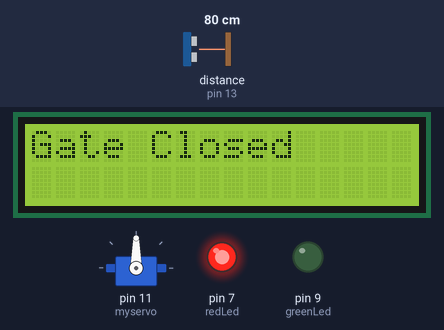
The sketch below on a simulated Arduino Uno, built with avr-gcc and run on an emulated ATmega328P. On the bench: servo, 16×2 character LCD, output pins drawn as LEDs (lit = HIGH). Inputs (shaded band) come from the test bench; at power-on: distance to the obstacle (sensor on pin 13) 80 cm. The echo pulse lasts 58.3 µs per cm; pins used as bus, display or sensor lines are not drawn.

Above: at 1.2 s.
1.3 s: distance to the obstacle (sensor on pin 13) set to 95 cm
15.3 s: distance to the obstacle (sensor on pin 13) set to 105 cm
At 20.09 s:
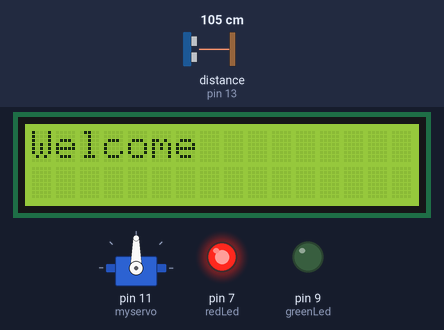
26.5 s: distance to the obstacle (sensor on pin 13) set to 2 cm
At 31.5 s:
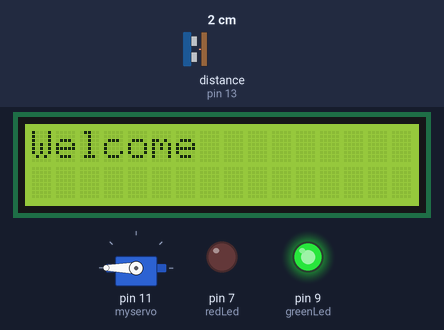
40.5 s: distance to the obstacle (sensor on pin 13) set to 120 cm
At 45.8 s:
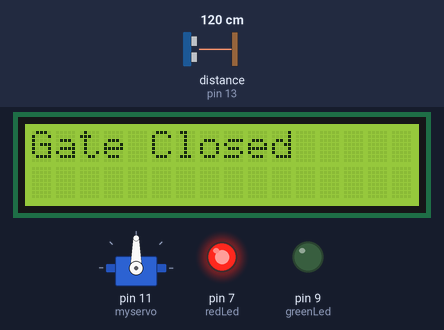
Timing chart, 0 to 47.3 s (numbered marks = the images above; inputs shaded):
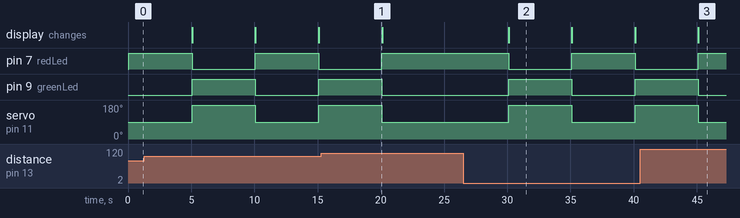

The sketch:

Final_Project.ino
```cpp
//Name : Dhruv Dave
//Date : 5 Dec. 2020
//Description : Smart gate using ultrasonic sensor with different message (Final Project)

//header files to use different libraries
#include <Servo.h>
#include <LiquidCrystal.h>

//Initialise the Serial LCD.
LiquidCrystal lcd(10,2,3,4,5,6); //These pin numbers are hard coded in on the serial backpack

//initializaing variables and LEDs
float distance = 0, duration;
int trigPin = 12;
int echoPin = 13;
int redLed = 7;
int greenLed = 9;
Servo myservo;

void setup() //setup function run once
{
  myservo.attach(11);
  Serial.begin(9600);
  pinMode(trigPin, OUTPUT);
  pinMode(echoPin, INPUT);
  pinMode(redLed, OUTPUT);
  pinMode(greenLed, OUTPUT);
  lcd.begin (16,2); //Initialize the LCD.
}

void loop() //loop fumction runs forever
{
  myservo.write(90); //microservo set to 90(angle), gate is closed
  digitalWrite(greenLed, LOW);
  digitalWrite(redLed, HIGH);
  lcd.clear();
  lcd.setCursor(0,0); //goto first column and first line
  lcd.print("Gate Closed"); //Print at cursor Location
  delay(5000);

  // Clears the trigPin
  digitalWrite(trigPin, LOW);
  delayMicroseconds(2);

  // Sets the trigPin HIGH for 10 microseconds
  digitalWrite(trigPin, HIGH);
  delayMicroseconds(10);
  digitalWrite(trigPin, LOW);

  // Reads the echoPin and get the sound wave travel time
  duration = pulseIn(echoPin, HIGH);

  // Calculating the distance
  /*Speed of sound is 340 meter per second and
  we are converting it centimeters*/
  distance = (duration*.0343)/2;
  if (distance <= 100)
  {
    //microservo set to 180(angle), gate is open
    myservo.write(180);
    digitalWrite(redLed, LOW);
    digitalWrite(greenLed, HIGH);
    lcd.clear();
    lcd.setCursor(0,0); //goto first column and first line and keep moving
    lcd.print("Welcome"); //Print at cursor Location
    delay(5000);
    myservo.write(90); //microservo set to 90(angle), gate is closed
  }
  myservo.write(90); //microservo set to 90(angle), gate is closed
}
```

Measured:
- the behaviour switches between 100 and 101 cm on distance to the obstacle (sensor on pin 13) (found by bisection; images 0 and 1)
- after the input at 15.3 s, pin 7 (redLed): goes on until 20.1 s, then stays HIGH; pin 9 (greenLed): goes on until 20.1 s, then stays LOW; servo on pin 11 (myservo): goes on until 20.1 s, then stays 90°
- after the input at 26.5 s, pin 7 (redLed): HIGH → LOW after 3.6 s, → HIGH 5.0 s later, → LOW 5.0 s later; pin 9 (greenLed): LOW → HIGH after 3.6 s, → LOW 5.0 s later, → HIGH 5.0 s later; servo on pin 11 (myservo): 90° → 180° after 3.6 s, → 90° 5.0 s later, → 180° 5.0 s later; the display: changes after 3.6 s (image 2)
- after the input at 40.5 s, pin 7 (redLed): goes on until 45.1 s, then stays HIGH; pin 9 (greenLed): goes on until 45.1 s, then stays LOW; servo on pin 11 (myservo): goes on until 45.1 s, then stays 90°
- what the display in image 2 shows lasts 5.0 s, from 30.1 s to 35.1 s
